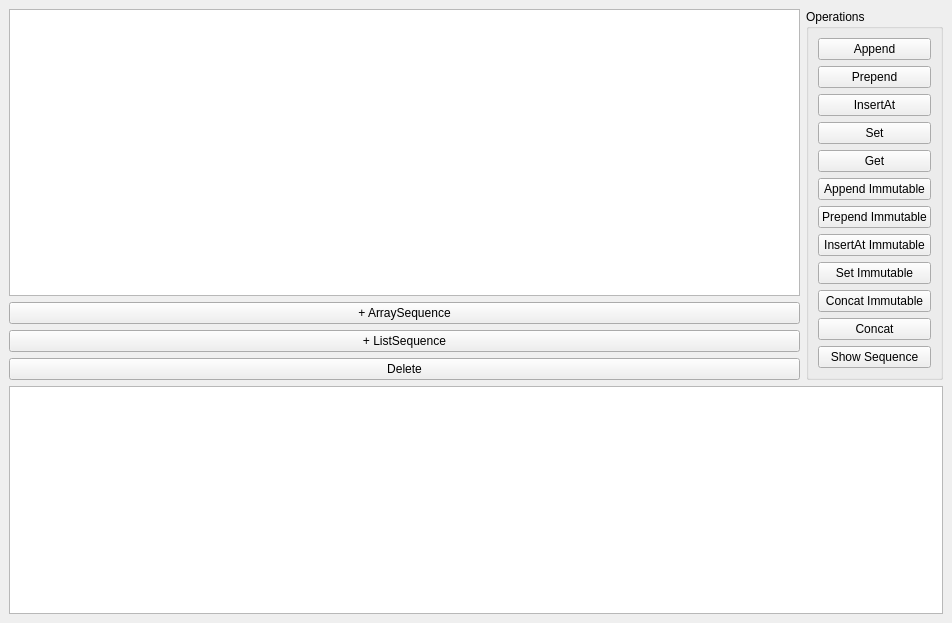
<?xml version="1.0" encoding="UTF-8"?>
<ui version="4.0">
 <class>MainWindow</class>
 <widget class="QMainWindow" name="MainWindow">
  <property name="geometry">
   <rect>
    <x>0</x>
    <y>0</y>
    <width>952</width>
    <height>623</height>
   </rect>
  </property>
  <property name="windowTitle">
   <string>Sequence Manager</string>
  </property>
  <widget class="QWidget" name="centralwidget">
   <layout class="QVBoxLayout" name="verticalLayout">
    <item>
     <layout class="QHBoxLayout" name="mainLayout">
      <item>
       <layout class="QVBoxLayout" name="sequenceLayout">
        <item>
         <widget class="QListWidget" name="sequenceListWidget"/>
        </item>
        <item>
         <widget class="QPushButton" name="arraySequenceButton">
          <property name="text">
           <string>+ ArraySequence</string>
          </property>
         </widget>
        </item>
        <item>
         <widget class="QPushButton" name="listSequenceButton">
          <property name="text">
           <string>+ ListSequence</string>
          </property>
         </widget>
        </item>
        <item>
         <widget class="QPushButton" name="deleteButton">
          <property name="text">
           <string>Delete</string>
          </property>
         </widget>
        </item>
       </layout>
      </item>
      <item>
       <layout class="QGridLayout" name="operationLayout">
        <item row="0" column="1">
         <widget class="QGroupBox" name="operationsGroupBox">
          <property name="title">
           <string>Operations</string>
          </property>
          <layout class="QGridLayout" name="gridLayout">
           <item row="2" column="0">
            <widget class="QPushButton" name="insertAtButton">
             <property name="text">
              <string>InsertAt</string>
             </property>
            </widget>
           </item>
           <item row="1" column="0">
            <widget class="QPushButton" name="prependButton">
             <property name="text">
              <string>Prepend</string>
             </property>
            </widget>
           </item>
           <item row="7" column="0">
            <widget class="QPushButton" name="prependImmutableButton">
             <property name="text">
              <string>Prepend Immutable</string>
             </property>
            </widget>
           </item>
           <item row="0" column="0">
            <widget class="QPushButton" name="appendButton">
             <property name="text">
              <string>Append</string>
             </property>
            </widget>
           </item>
           <item row="6" column="0">
            <widget class="QPushButton" name="appendImmutableButton">
             <property name="text">
              <string>Append Immutable</string>
             </property>
            </widget>
           </item>
           <item row="8" column="0">
            <widget class="QPushButton" name="insertAtImmutableButton">
             <property name="text">
              <string>InsertAt Immutable</string>
             </property>
            </widget>
           </item>
           <item row="3" column="0">
            <widget class="QPushButton" name="setButton">
             <property name="text">
              <string>Set</string>
             </property>
            </widget>
           </item>
           <item row="10" column="0">
            <widget class="QPushButton" name="concatImmutableButton">
             <property name="text">
              <string>Concat Immutable</string>
             </property>
            </widget>
           </item>
           <item row="9" column="0">
            <widget class="QPushButton" name="setImmutableButton">
             <property name="text">
              <string>Set Immutable</string>
             </property>
            </widget>
           </item>
           <item row="5" column="0">
            <widget class="QPushButton" name="getButton">
             <property name="text">
              <string>Get</string>
             </property>
            </widget>
           </item>
           <item row="12" column="0">
            <widget class="QPushButton" name="showSequenceButton">
             <property name="text">
              <string>Show Sequence</string>
             </property>
            </widget>
           </item>
           <item row="11" column="0">
            <widget class="QPushButton" name="concatButton">
             <property name="text">
              <string>Concat</string>
             </property>
            </widget>
           </item>
          </layout>
         </widget>
        </item>
       </layout>
      </item>
     </layout>
    </item>
    <item>
     <widget class="QTextEdit" name="logTextEdit">
      <property name="readOnly">
       <bool>true</bool>
      </property>
     </widget>
    </item>
   </layout>
  </widget>
 </widget>
 <resources/>
 <connections/>
</ui>
